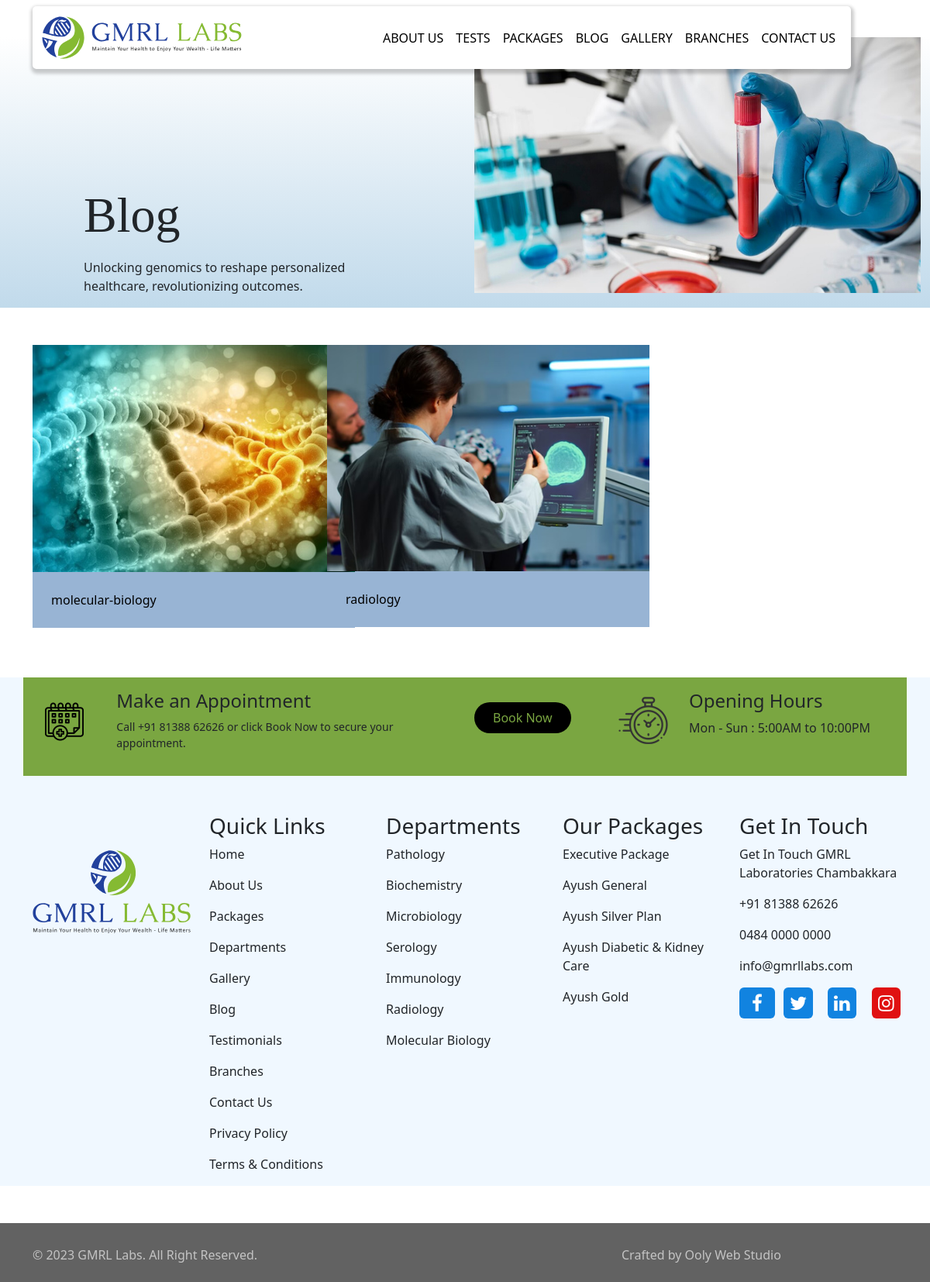
Page /blog on the committed database.
### app/models.py (models this page shows, shortened)
class Blog(models.Model):
    image=models.ImageField(upload_to='img')
    description=models.CharField(max_length=255)

### app/views.py (the view)
# urls.py: path('blog',views.blog,name='blog'),
def blog(request):
    context={}
    m=Blog.objects.all()
    context['m']=m
    return render(request,'blog.html',context)

### app/templates/blog.html (shortened to what this page needs)
{% load static %}
<!DOCTYPE html>
<html lang="en">
<head>
    <link href="https://cdn.jsdelivr.net/npm/bootstrap@5.1.3/dist/css/bootstrap.min.css" rel="stylesheet">
    <link rel="stylesheet" href="https://cdnjs.cloudflare.com/ajax/libs/font-awesome/4.7.0/css/font-awesome.min.css">
    {% block css %}
    <link rel="stylesheet" href="{% static '/css/index.css' %}">
    {% endblock %}
</head>
<body>
     <div class="container bar">
      <nav class="navbar navbar-expand-lg mt-2 static-top header-fixed ">
        <div class="container">
          <a class="navbar-brand" href="{% url 'index' %}">
            <img src="{% static '/images/gmrl-logo.svg' %}" alt="..." height="55">
          </a>
            <div class="collapse navbar-collapse  hi" id="navbarSupportedContent">
              <ul class="navbar-nav ms-auto">
                <li class="nav-item">
                  <a class="nav-link  " aria-current="page" href="{% url 'about' %}">ABOUT US</a>
                </li>
                <li class="nav-item">
                  <a class="nav-link" href="{% url 'test' %}">TESTS</a>
                </li>
                <li class="nav-item">
                  <a class="nav-link" href="{% url 'packages' %}">PACKAGES</a>
                </li>
                <li class="nav-item">
                  <a class="nav-link" href="{% url 'blog' %}">BLOG</a>
                </li>
                <li class="nav-item">
                  <a class="nav-link" href="{% url 'gallery' %}">GALLERY</a>
                </li>
                <li class="nav-item">
                  <a class="nav-link" href="{% url 'branch' %}">BRANCHES</a>
                </li>
                <li class="nav-item">
                  <a class="nav-link" href="{% url 'contact' %}">CONTACT US</a>
                </li>
              </ul>
            </div>
        </div>
      </nav>
    </div>
  <div class="container-fluid mt-5 colo">
    <div class="row">
      <div class="col-lg">
        <div class="row">
          <div class="col-lg mt-5">
            <div class="row">
              <div class="col-lg ms-5 me-5">
                <h1 class="about ms-5">Blog</h1>
                <p class="ms-5 me-5 mt-3">Unlocking genomics to reshape personalized healthcare,
                    revolutionizing outcomes.</p>
              </div>
            </div>
          </div>
        </div>
      </div>
      <div class="col-lg">
        <img src="{% static 'images/about banner.jpg' %}" alt="">
      </div>
    </div>
  </div>
<div class="container mt-5 mb-5">
<div class="row ">
  {% for i in m %}
  <div class="col-lg-4">
    <div class="pack" style="width:26rem;">
      <a href="{% url 'subblog' i.id %} ">
       <div class="wrapper -2 ">
         <img src="{{i.image.url}}" class=" w-100 overla mx-0 " alt="..">
       </div></a>
       <p class="p-4 Ayush">{{i.description}} </p>
       </div>
  </div>
  {%endfor%}
</div>
</div>
<footer>
  <div class="container  mt-5">
    <div class="row box p-3 mb-5">
      <div class="col-lg-1 col-md-1 col-2 pb-3">
        <img src="{% static 'images/icons8-appointments-50.png' %}" class="mt-3" alt="">
      </div>
      <div class="col-lg-5 col-md-5 col-6">
        <h4>Make an Appointment</h4>
        <p class="Call">Call +91 81388 62626 or click Book Now to secure your appointment.</p>
      </div>
      <div class="col-lg-2 col-md-2 col-4">
        <a href="{% url 'appointment' %}">
        <button class="Book pt-2 pb-2 pe-4 ps-4 mt-3">Book Now</button></a>
      </div>
      <div class="col-lg-1 col-md-1 col-2">
        <img src="{% static '/images/openinh-hours-logo.png' %}" class="mt-2" alt=""></div>
      <div class="col-lg col-md col">
        <h4>Opening Hours </h4>
        <p>Mon - Sun : 5:00AM to 10:00PM</p>
      </div>
    </div>
    <div class="row">
      <div class="col-lg col-md-4 col-sm-4 col-xs-12 mt-5">
        <img src="{% static 'images/gmrl-footer-logo.svg' %}" alt="" class="w-100">
      </div>
      <div class="d-none d-xl-block col-lg col-md ">
        <h3> Quick Links</h3>
        <p class="Home">Home</p>
        <p class="Home">About Us</p>
          <p class="Home">Packages</p>
          <p class="Home">Departments</p>
          <p class="Home">Gallery</p>
          <p class="Home">Blog</p>
          <p class="Home">Testimonials</p>
          <p class="Home">Branches</p>
          <p class="Home">Contact Us</p>
          <p class="Home">Privacy Policy</p>
          <p class="Home">Terms & Conditions</p>
      </div>
      <div class="col-lg d-none d-xl-block">
        <h3>Departments</h3>
        <p class="Home">Pathology</p>
        <p class="Home">Biochemistry</p>
        <p class="Home">Microbiology</p>
        <p class="Home">Serology</p>
        <p class="Home">Immunology</p>
        <p class="Home">Radiology</p>
        <p class="Home">Molecular Biology</p>
      </div>
      <div class="col-lg d-none d-sm-block col-md col-sm">
        <h3>Our Packages</h3>
        <p class="Home">Executive Package</p>
        <p class="Home">Ayush General</p>
        <p class="Home">Ayush Silver Plan</p>
        <p class="Home">Ayush Diabetic & Kidney Care</p>
        <p class="Home">Ayush Gold</p>
      </div>
      <div class="col-lg  col-md col-sm col-xs-12 Get">
        <h3 >Get In Touch</h3>
        <p class="Home ">Get In Touch
          GMRL Laboratories Chambakkara</p>
          <p class="Home ">+91 81388 62626</p>
          <p class="Home ">0484 0000 0000</p>
          <p class="Home">info@gmrllabs.com</p>
          <div class="row ">
            <div class="col-lg col-md col-sm col-2">
              <i class="fa fa-facebook-f linkedin pt-2 pe-3 ps-3 pb-2" style="font-size:24px;color:white;background-color: rgb(17, 131, 224)" ></i>
            </div>
            <div class="col-lg col-md col-sm col-2">
              <i class="fa fa-twitter linkedin p-2"></i>
                        </div>
            <div class="col-lg col-md col-sm col-2">
              <i class="fa fa-linkedin linkedin p-2"></i>
            </div>
            <div class="col-lg col-md col-sm col-2" >
              <i class="fa fa-instagram p-2 insta" ></i>
            </div>
          </div>
      </div>
    </div>
  </div>
</footer>
<div class="footer-bottam  p-3 mt-5">
  <div class="container">
   <div class="row">
    <div class="col-lg-4  copyright mt-3"><h6>© 2023 GMRL Labs. All Right Reserved.</h6></div>
    <div class="col-lg-4"></div>
    <div class="col-lg-4 copyright mt-3"><h6>Crafted by Ooly Web Studio</h6></div>
   </div>
  </div>
</div>
</body></html>

### static/css/index.css (style rules this page uses)
body,html { max-width: 100%; overflow-x: hidden; }
.navbar { background-color: white; border-radius: 5px; box-shadow: 1px 3px 4px 3px rgba(0,0,0,.2); z-index:1; position: fixed; width: 88%; }
.nav-link { color: #000; font-weight: 550px; }
.Call { font-size: 14px; }
.pack { background-color:RGB(152, 180, 212); }
.wrapper { position: relative; width: 100%; background: radial-gradient(#4768ad 50%, #6262ee 100%); overflow: hidden; }
img { max-width: 100%; display: block; }
.wrapper img,.clo:hover { transform: scale(1.3); transition: 0.3s ease-out; }
.box { background-color: #7AA641; }
footer { background-color:aliceblue; }
.Book { border-radius:100px; color: #7AA641; background-color: #000; border: #000; }
.about { font-size: 64px; font-weight: 400; font-family:'Cinzel', serif; }
.colo { background-image: linear-gradient( white,rgb(193, 218, 235)); }
.Ayush { color: black; text-decoration: none; }
.Ayush { text-decoration: none; }
.linkedin { font-size:24px;color:white; background-color: rgb(17, 131, 224); border-radius: 6px; }
.insta { font-size:24px;color:white;background-color: rgb(224, 17, 17); border-radius: 6px; }
.footer-bottam { background-color: #626262; }
.copyright { color: rgb(196, 196, 196); }

### rows in the picture
Blog: image (picture), description "molecular-biology"
Blog: image (picture), description "radiology"
